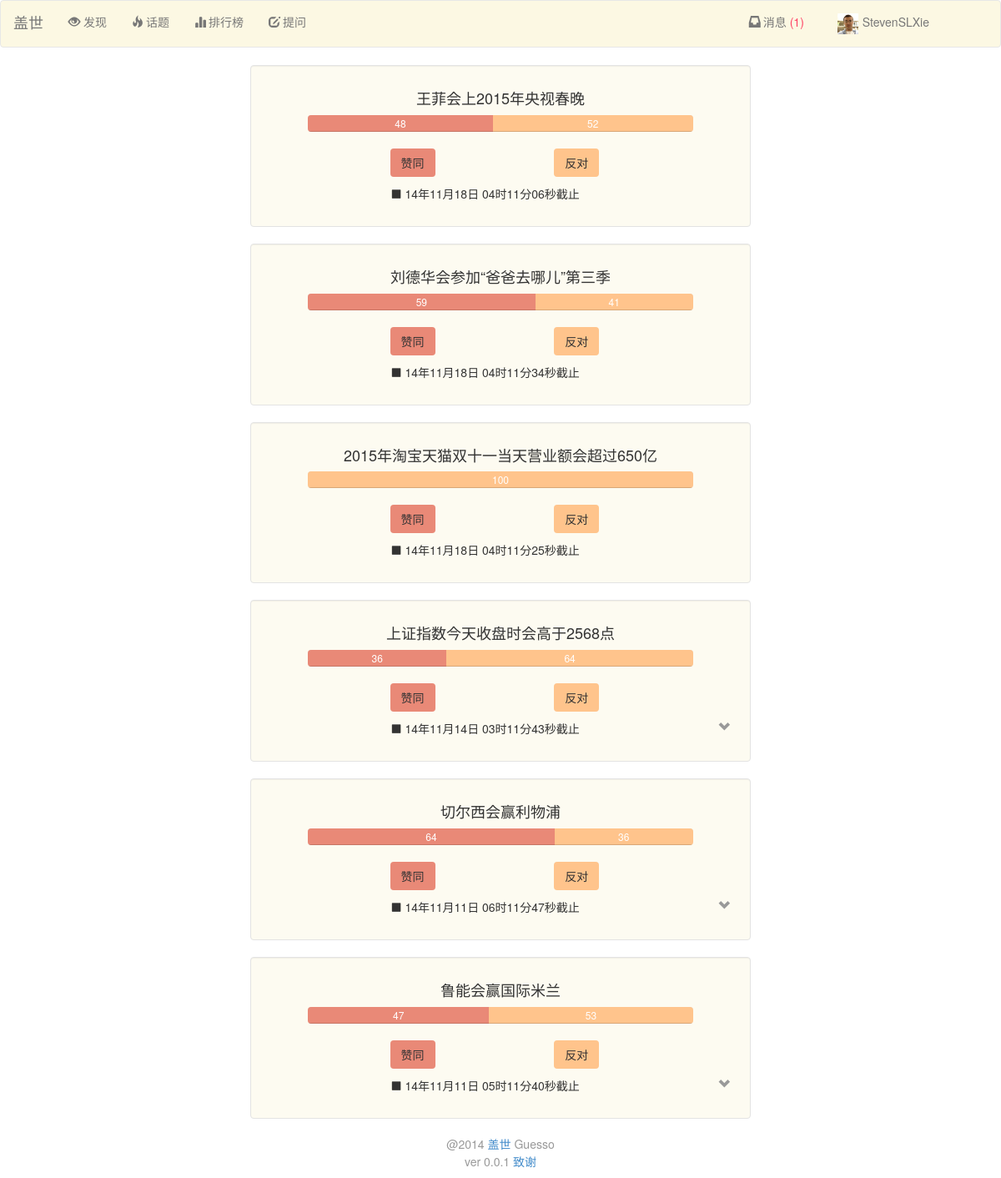
/home (signed in), run on an earlier commit of the app's database.
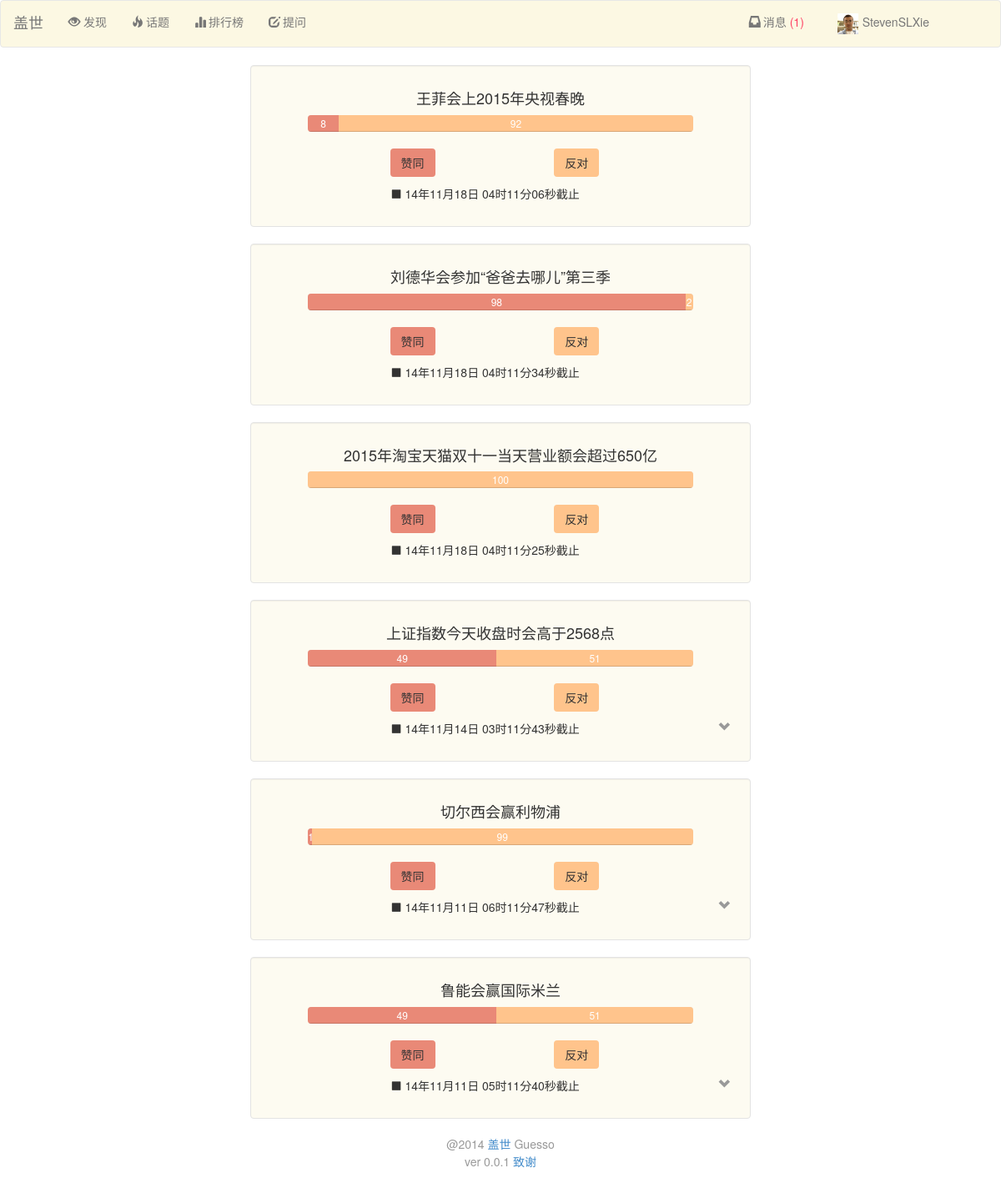
And on a later commit of the database.
### Guess/models.py (models this page shows, shortened)
class Game(models.Model):
	headline = models.TextField()
	begin = models.DateTimeField(auto_now_add=True)
	expire = models.DateTimeField()
	name_home = models.CharField(max_length=30)
	price_home = models.IntegerField(default=50)
	num_home = models.IntegerField(default=0)
	name_away = models.CharField(max_length=30)
	price_away = models.IntegerField(default=50)
	num_away = models.IntegerField(default=0)
	weight_home = models.IntegerField(default=0)
	weight_away = models.IntegerField(default=0)
	outcome = models.BooleanField(default=False)   # True means home wins and vice versa
	ended = models.BooleanField(default=False)
	event = models.IntegerField()
	is_primary = models.IntegerField(default=0)
	game_tag = models.ManyToManyField(GameTag)
	class Meta:
		ordering = ('expire',)

### Guess/views.py (the view)
# urls.py: url(r'^home$', 'Guess.views.home', name='home'),
def home(request):
	return render_main(request, 'home')

### Guess/views.py (called while the page is built)
def render_main(request, url, game_type=None):
	if not request.user.is_authenticated():
		return redirect(reverse('login'))
	if game_type is None:
		temps = Game.objects.filter(ended=False).order_by('-event','-is_primary')
	else:
		temps = Game.objects.filter(ended=False, game_tag__tag=game_type).order_by('-event', '-is_primary')
	gamess = game_choose_and_sort(temps)
	cur_person = Person.objects.get(user=request.user)
	if request.method == 'POST':
		if 'marked_all_as_read' in request.POST:
			marked_all_as_read(cur_person)
		for cur_game in temps:
			accept_bet(request, cur_person, cur_game)
		return redirect(reverse(url)+'#success')
	else:
		para = {}
		para['gamess'] = gamess
		para = encap_para(para, cur_person)
		return render(request, 'home.html', para)

def game_choose_and_sort(temps):
	gamess = []
	games = []
	flag = 0
	for p in temps:
		if flag == 0:
			event = p.event
			flag = 1
		elif p.event != event:
			event = p.event
			gamess.append(games)
			games = []
		games.append(p)
	gamess.append(games)
	return gamess

def find_unread(person):
	return person.message_set.filter(read=False)

### Guess/templates/home.html (shortened to what this page needs)
{% load bootstrap3 %}
{% load profile_tag %}
{% include "nav_bar.html" %}
<body>
    <div class="col-md-6 col-md-offset-3">
    </div>
    {% for games in gamess %}
    <div class="well well-frame-c1 col-md-6 col-md-offset-3">
    {% for game in games %}
    {% if forloop.first %}
    <div class = "row">
        <div class="col-md-10 col-md-offset-1">
            <h4 class="text-center">{{ game.headline }}</h4>
            <div class="progress">
                <div class="progress-bar progress-bar-c1" style="width: {{ game.price_home }}%">{{ game.price_home }}</div>
                <div class="progress-bar progress-bar-c2" style="width: {{ game.price_away }}%">{{ game.price_away }}</div>
            </div>
        </div>
    </div>
    <div class="row">
        <form method="POST">
             <div class="col-md-1 col-md-offset-3 spacer"><input class="btn progress-bar-c1" type="submit" value='赞同' name="h:{{ game.pk }}" onclick="on_submit(event)"/></div>
             <div class="col-md-1 col-md-offset-3 spacer"><input class="btn progress-bar-c2" type="submit" value='反对' name="a:{{ game.pk }}" onclick="on_submit(event)"/></div>
            <p class="col-md-8 col-md-offset-3"><i class="glyphicon glyphicon-stop"></i> {{ game.expire | date:"y年m月d日 h时m分s秒" }}截止</p>
            {% if not forloop.last %}
             <div class="col-xs-1 col-sm-1 col-md-1 col-lg-1 dropdown-user"  data-for=".{{ game.pk }}">
                    <i class="glyphicon glyphicon-chevron-down text-muted"></i>
             </div>
            {% endif %}
                                        {% endif %}
    {% endfor %}
        </form>
    </div>
    </div>
    {% endfor %}
    {% include "footer.html" %}
</body>

What changed in the data, as far as the page shows it:
changed Game "王菲会上2015年央视春晚": price_home "48" → "8"; price_away "52" → "92"
changed Game "刘德华会参加“爸爸去哪儿”第三季": price_home "59" → "98"; price_away "41" → "2"
changed Game "上证指数今天收盘时会高于2568点": price_home "36" → "49"; price_away "64" → "51"
changed Game "切尔西会赢利物浦": price_home "64" → "1"; price_away "36" → "99"
changed Game "鲁能会赢国际米兰": price_home "47" → "49"; price_away "53" → "51"
